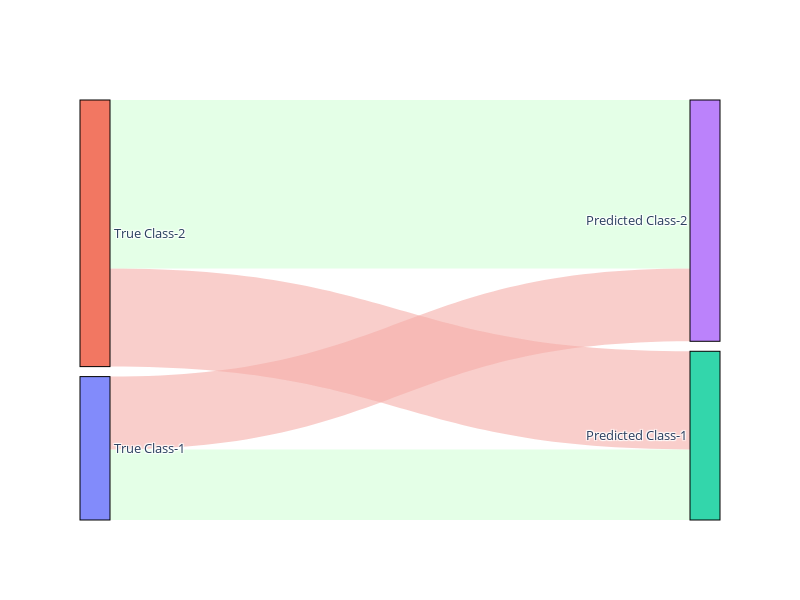

The cell this chart's notebook holds for it:
### Code cell
from plotly.graph_objs import *
# create a Sankey chart
fig = go.Figure(layout = Layout(
    paper_bgcolor='rgba(0,0,0,0)',
    plot_bgcolor='rgba(0,0,0,0)'
),
                data=[go.Sankey(
    node = dict(
      pad = 10,
      thickness = 30,
      line = dict(color = "black", width = 1.0),
      label = labels,
      customdata = df.classnums,
      # this template will be used to display text when hovering over nodes  
      hovertemplate = "%{label} has total %{customdata:d} instances<extra></extra>"
    ),
    link = dict(
      source = df.source, 
      target = df.target,
      value = df.value,
      color = df.colour,
      customdata = df['tooltip'], 
        
      # this template will be used to display text when hovering over the links  
      hovertemplate = "%{customdata}<extra></extra>"  
  ))])

#plt.savefig('sankey.png')
fig.update_layout(font_size=13,
                  width=800, height=600)
fig.show(render="png")
fig.write_image("confusion_matrix.png")

### Figure 1 — Plotly figure (JSON) as saved in the notebook; plotly's stock layout.template omitted (floating-point values rounded to 4 significant figures)
{"data": [{"link": {"color": ["rgba(211,255,216,0.6)", "rgba(245,173,168,0.6)", "rgba(245,173,168,0.6)", "rgba(211,255,216,0.6)"], "customdata": ["47 Class-1 instances correctly classified as Class-1", "53 Class-1 instances misclassified as Class-2", "211 Class-2 instances misclassified as Class-1", "9789 Class-2 instances correctly classified as Class-2"], "hovertemplate": "%{customdata}<extra></extra>", "source": [0, 0, 1, 1], "target": [2, 3, 2, 3], "value": [3.85, 3.97, 5.352, 9.189]}, "node": {"customdata": [100, 10000, 258, 9842], "hovertemplate": "%{label} has total %{customdata:d} instances<extra></extra>", "label": ["True Class-1", "True Class-2", "Predicted Class-1", "Predicted Class-2"], "line": {"color": "black", "width": 1}, "pad": 10, "thickness": 30}, "type": "sankey"}], "layout": {"font": {"size": 13}, "height": 600, "paper_bgcolor": "rgba(0,0,0,0)", "plot_bgcolor": "rgba(0,0,0,0)", "width": 800}}
